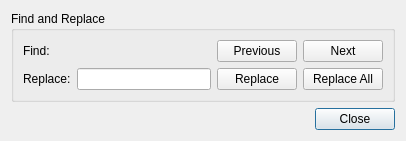
<?xml version="1.0" encoding="UTF-8"?>
<ui version="4.0">
 <class>FrmFindAndReplace</class>
 <widget class="QDialog" name="FrmFindAndReplace">
  <property name="geometry">
   <rect>
    <x>0</x>
    <y>0</y>
    <width>406</width>
    <height>137</height>
   </rect>
  </property>
  <property name="windowTitle">
   <string>Find And Replace</string>
  </property>
  <layout class="QGridLayout" name="gridLayout">
   <item row="1" column="1" colspan="2">
    <widget class="QPushButton" name="btnClose">
     <property name="text">
      <string>Close</string>
     </property>
    </widget>
   </item>
   <item row="1" column="0">
    <spacer name="horizontalSpacer">
     <property name="orientation">
      <enum>Qt::Horizontal</enum>
     </property>
     <property name="sizeHint" stdset="0">
      <size>
       <width>40</width>
       <height>20</height>
      </size>
     </property>
    </spacer>
   </item>
   <item row="0" column="0" colspan="3">
    <widget class="QGroupBox" name="gbFindAndReplace">
     <property name="title">
      <string>Find and Replace</string>
     </property>
     <layout class="QGridLayout" name="gridLayout_2">
      <item row="0" column="0">
       <widget class="QLabel" name="lblFind">
        <property name="text">
         <string>Find:</string>
        </property>
       </widget>
      </item>
      <item row="0" column="2">
       <widget class="QPushButton" name="btnPrevious">
        <property name="text">
         <string>Previous</string>
        </property>
       </widget>
      </item>
      <item row="0" column="3">
       <widget class="QPushButton" name="btnNext">
        <property name="text">
         <string>Next</string>
        </property>
       </widget>
      </item>
      <item row="1" column="0">
       <widget class="QLabel" name="lblReplace">
        <property name="text">
         <string>Replace:</string>
        </property>
       </widget>
      </item>
      <item row="1" column="1">
       <widget class="QLineEdit" name="txtReplace"/>
      </item>
      <item row="1" column="2">
       <widget class="QPushButton" name="btnReplace">
        <property name="text">
         <string>Replace</string>
        </property>
       </widget>
      </item>
      <item row="1" column="3">
       <widget class="QPushButton" name="btnReplaceAll">
        <property name="text">
         <string>Replace All</string>
        </property>
       </widget>
      </item>
     </layout>
    </widget>
   </item>
  </layout>
 </widget>
 <resources/>
 <connections/>
</ui>
